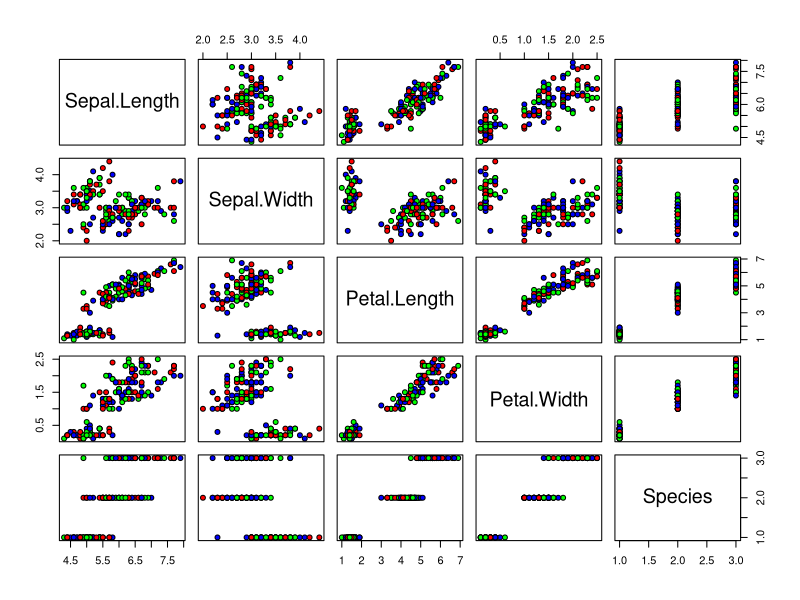

This chart was generated by the following R code: (Note: this script raises an error after producing the figure.)
#LOAD DATA 
data(iris)

#PRINT SUMMARY
summary(iris)

#PLOT 
plot(iris,
bg = c("red","green","blue"),pch=21)

#20 sample data from 150 data to check data details.
#สุมหยิบ data เช่นสุ่มกยิบจาก 10000 ,มาสัก  100
s = sample(1:150,20)
siris = iris[s,]
siris


#เปลี่ยนข้อมูลตัวหนังสือเป็นเลข
datatrain = data.frame(iris)
datatrain$Species = c(rep(1,50),rep(2,50),rep(3,50))
print(datatrain)


#traindata
model = neuralnet(Species~Sepal.Length+Sepal.Width+Petal.Length+Petal.Width,
                  datatrain,
                  hidden = 5,
                  rep = 1,
                  linear.output = TRUE)


print(model) 

print(model$net.result)
plot(model) 
